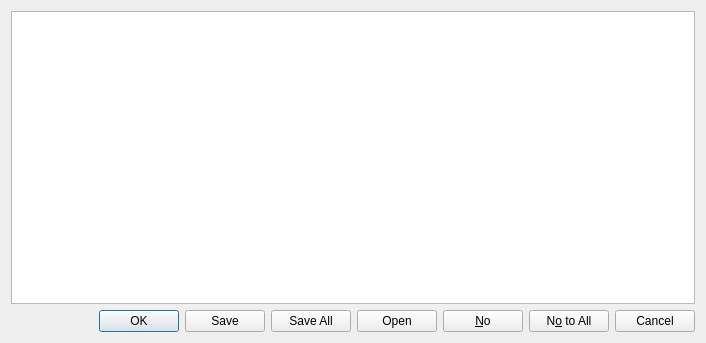
<?xml version="1.0" encoding="UTF-8"?>
<ui version="4.0">
 <class>InfoDialog</class>
 <widget class="QDialog" name="InfoDialog">
  <property name="geometry">
   <rect>
    <x>0</x>
    <y>0</y>
    <width>706</width>
    <height>343</height>
   </rect>
  </property>
  <property name="windowTitle">
   <string>Dialog</string>
  </property>
  <layout class="QVBoxLayout" name="verticalLayout_2">
   <item>
    <layout class="QVBoxLayout" name="verticalLayout">
     <item>
      <widget class="QTextEdit" name="textEdit"/>
     </item>
     <item>
      <widget class="QDialogButtonBox" name="buttonBox">
       <property name="standardButtons">
        <set>QDialogButtonBox::Cancel|QDialogButtonBox::No|QDialogButtonBox::NoToAll|QDialogButtonBox::Ok|QDialogButtonBox::Open|QDialogButtonBox::Save|QDialogButtonBox::SaveAll</set>
       </property>
      </widget>
     </item>
    </layout>
   </item>
  </layout>
 </widget>
 <resources/>
 <connections/>
</ui>
